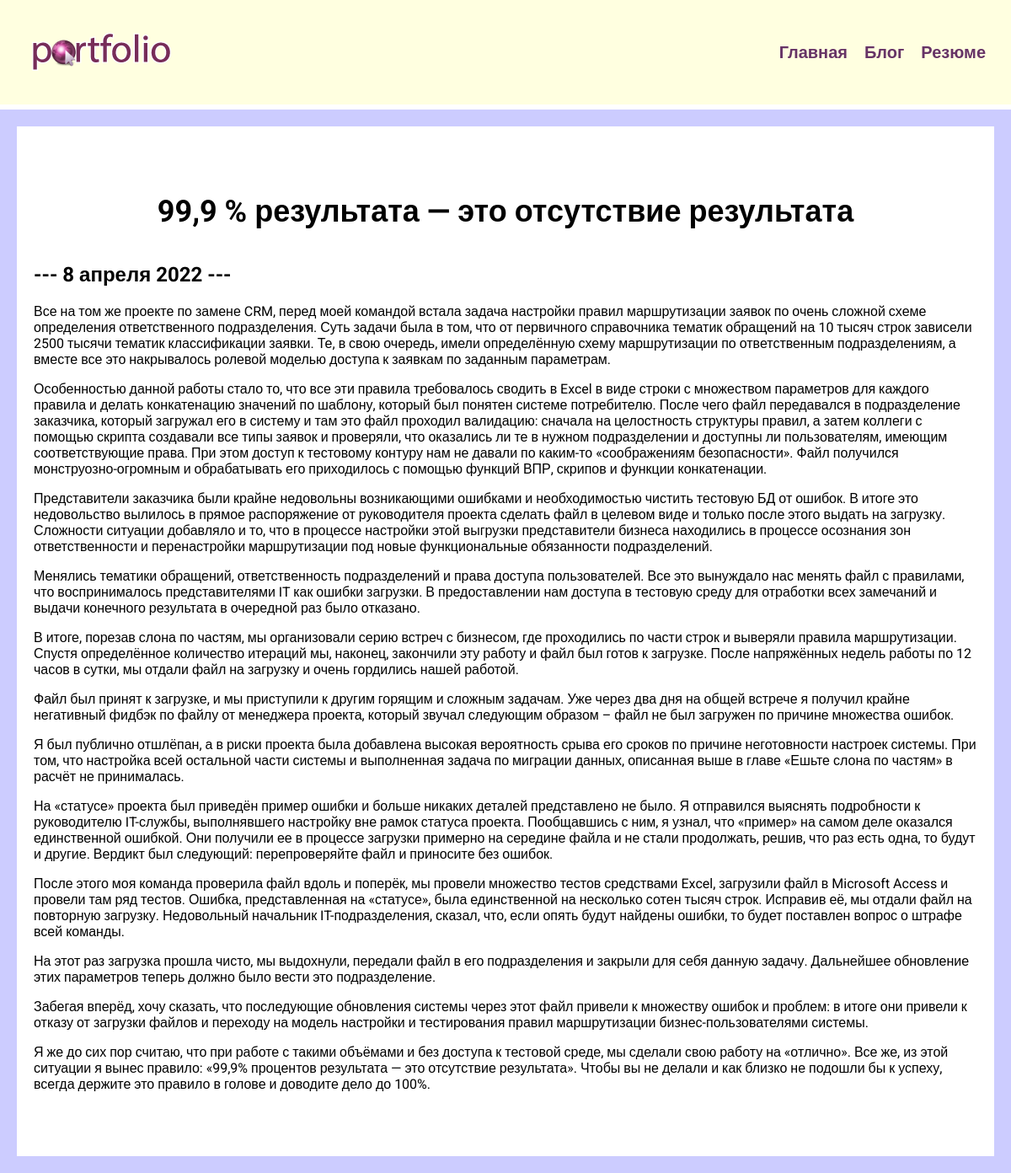
Page /blog/7/ on the committed database.
### blog/models.py (models this page shows, shortened)
class Blog(models.Model):
    title = models.CharField(max_length=200)
    description = models.TextField()
    date = models.DateField()

### blog/views.py (the view)
# urls.py: path('<int:blog_id>/', views.detail, name='detail'),
def detail(request, blog_id):
    blog = get_object_or_404(Blog, pk=blog_id)  # pk - первичный ключ, ищется id под нужным номером,
    return render(request, 'blog/details.html', {'blog': blog})

### blog/templates/blog/details.html
{% extends 'skills/base.html' %}
{% block content %}
{% load static %}
<div class="detail">
    <h1>{{ blog.title }}</h1>
    <h2>--- {{ blog.date|date:'j E Y' }} ---</h2>
    {{ blog.description|safe }}
</div>
{% endblock %}

### skills/static/css/style.css (style rules this page uses)
body { background: #CCCCFF; padding: 0; margin: 0; font-family: 'Roboto', sans-serif; }
.content h1 { text-align: center; margin: 60px 0 40px; font-size: 36px; }
.detail { background: #FFF; padding: 20px 20px 60px 20px; box-sizing: border-box; }

### rows in the picture
Blog: title "99,9 % результата — это отсутствие результата", date "8 апреля 2022", description "Все на том же проекте по замене CRM, перед моей командой встала задача настройки правил маршрутизации заявок по очень сложной схеме определения ответственного подразделения. Суть задачи была в том, что от первичного справочника тематик обращений на 10 тысяч строк зависели 2500 тысячи тематик классификации заявки. Те, в свою очередь, имели определённую схему маршрутизации по ответственным подразделениям, а вместе все это накрывалось ролевой моделью доступа к заявкам по заданным параметрам. Особенностью данной работы стало то, что все эти правила требовалось сводить в Excel в виде строки с множеством параметров для каждого правила и делать конкатенацию значений по шаблону, который был понятен…"
